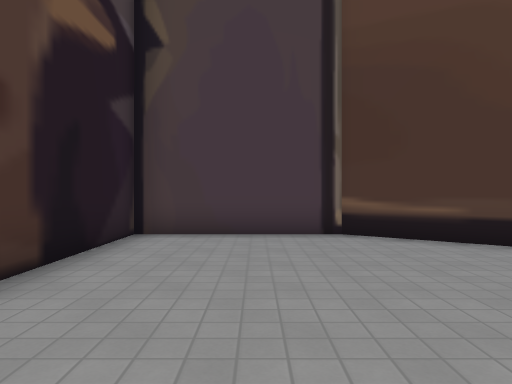
View 1 (above)

23 first-person views from a walk through a level from a Godot 3-D game. The camera is 1.3 m above the floor, looks level and sees 70° across. The floor is counted in squares, 1.5 m on a side. Each view is taken from the middle of a square. On the plan, view 1 faces up. The plan holds only what a view shows up to about 12 squares ahead; the rest is blank. The place goes on beyond the plan. Characters and animated objects are not drawn. Some surface patterns are stand-ins.

View 2
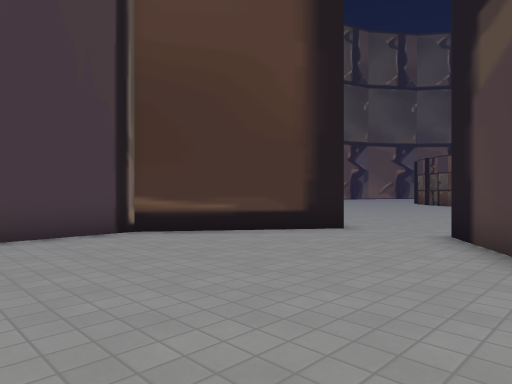

View 3
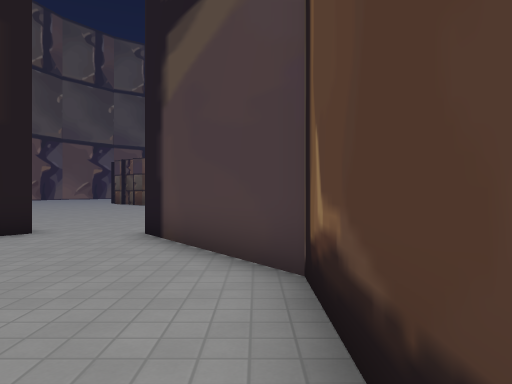

View 4
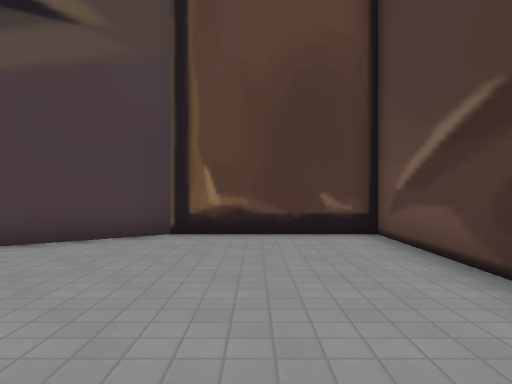

View 5
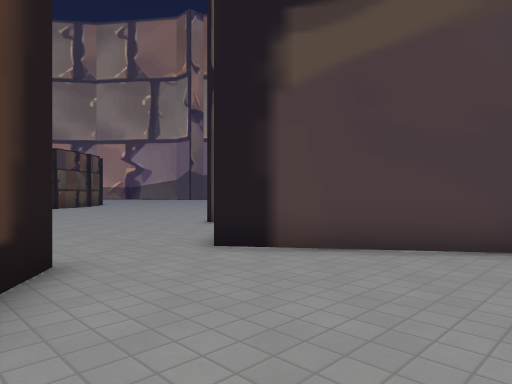

View 6
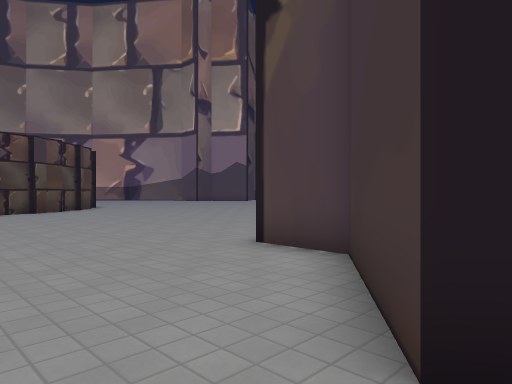

View 7
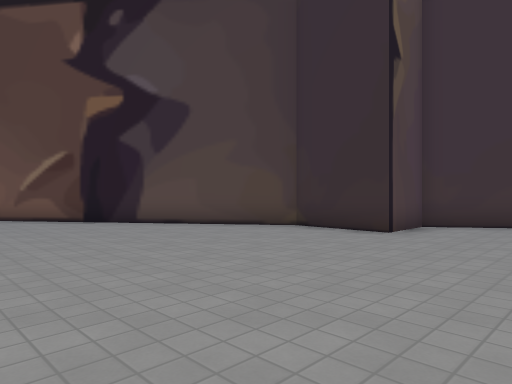

View 8
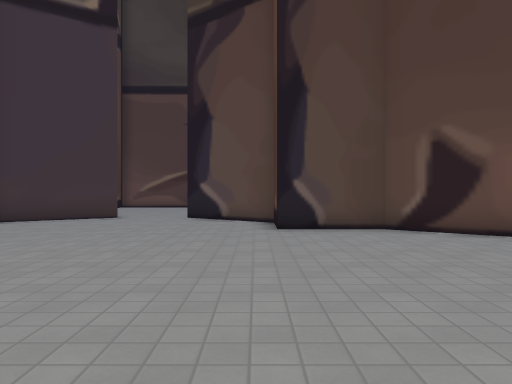

View 9
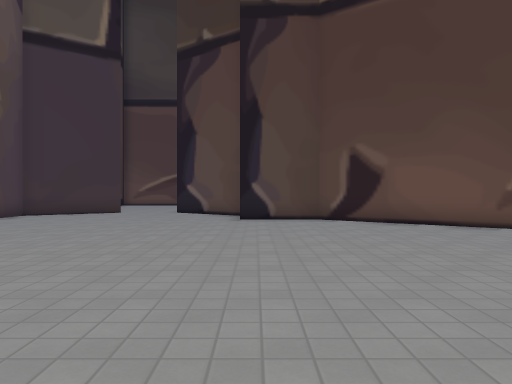

View 10
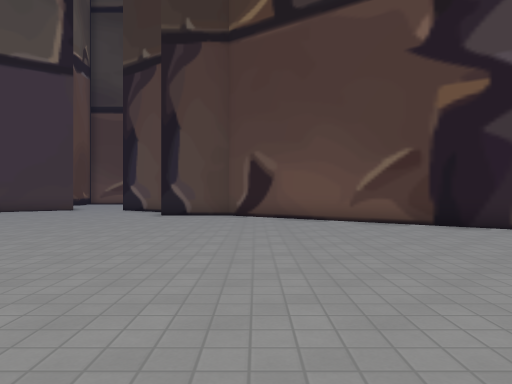

View 11
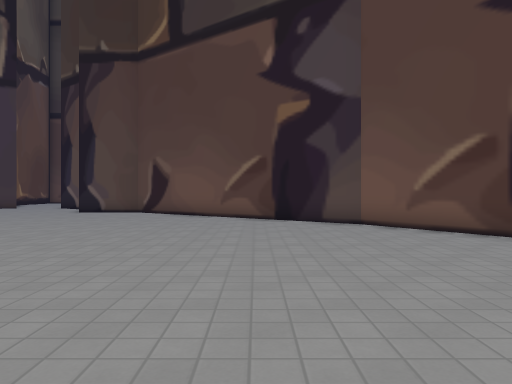

View 12
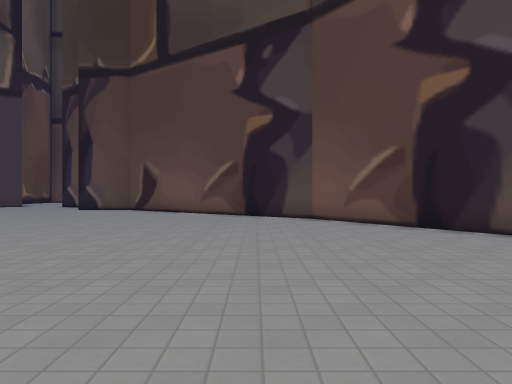

View 13
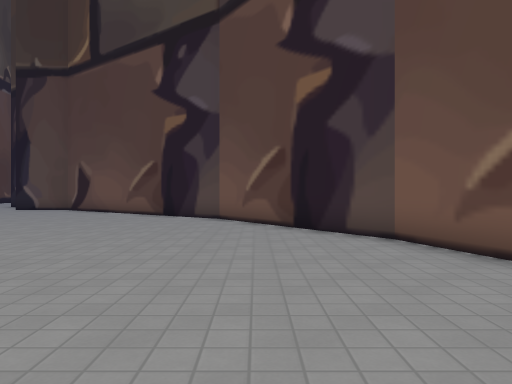

View 14
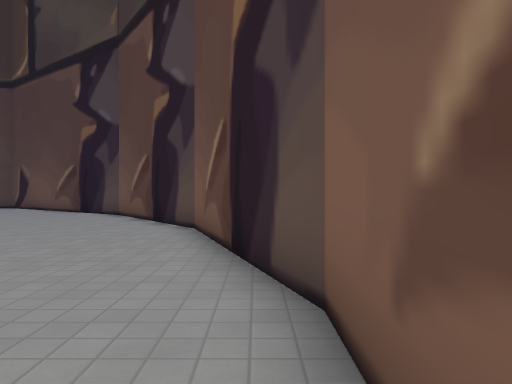

View 15
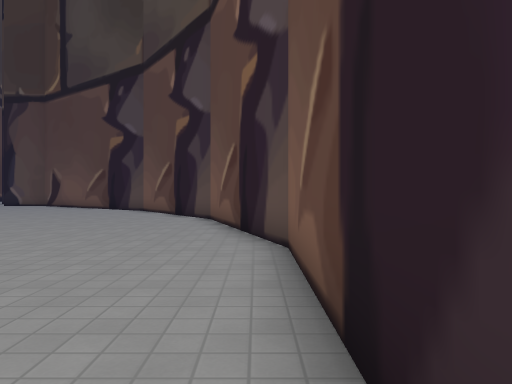

View 16
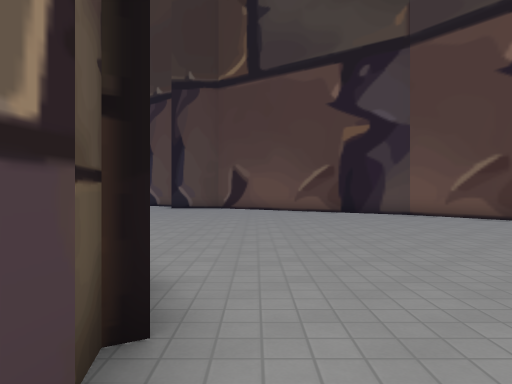

View 17
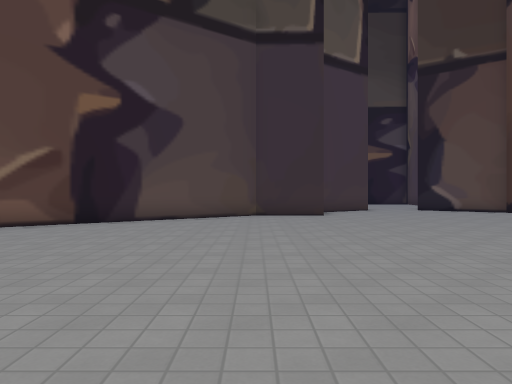

View 18
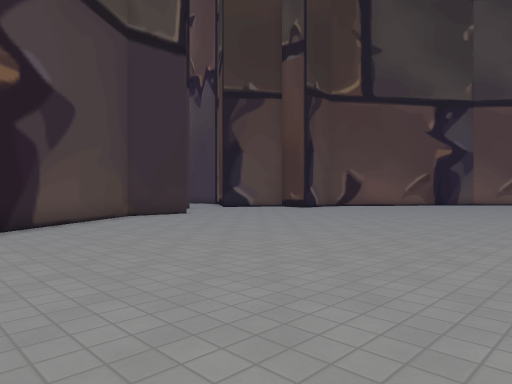

View 19
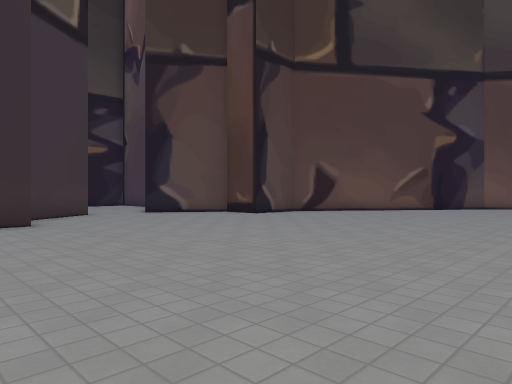

View 20
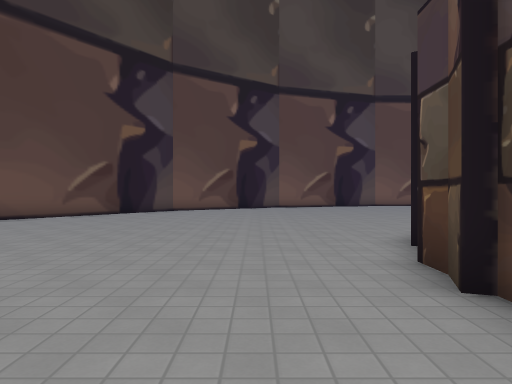

View 21
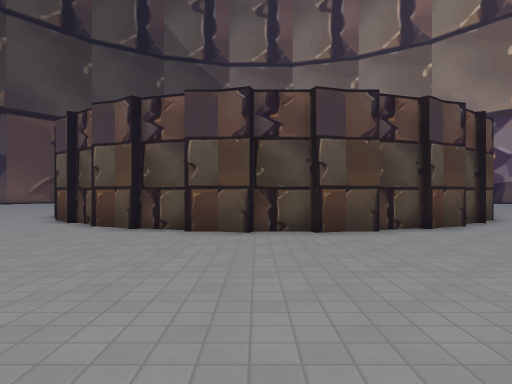

View 22
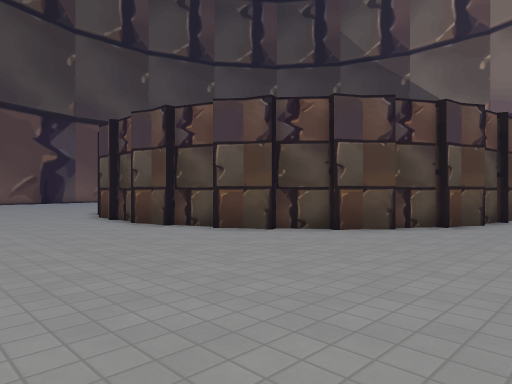

View 23
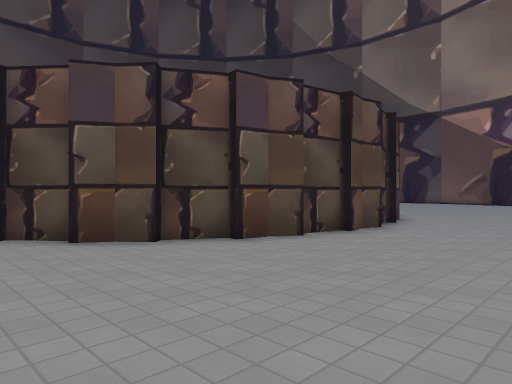

### Floor plan
Points are (right, up) in squares from view 1. A wall is a line through its corners. A room is listed if a view was taken in it or the views show most of it. See-through windows are left out.
Room 1 (views 1, 2, 3, 4, 5)
walls: (5.6, 4.7) (1.8, 7.5) (-2.5, 7.5) (-2.5, -0.5) (1.8, -0.5) (5.6, 2.3)
ways out: opening at (5.5, 3.5) to room 2
Room 2 (views 6, 7, 8, 9, 10, 11, 12, 13, 14, 15, 16, 17, 18, 19, 20, 21, 22, 23)
walls: (21.3, 5.6) (21.7, 6.8); (21.4, 6.8) (22, 7.5) (22.2, 8.2); (20.7, 4.1) (21, 4.8) (21, 5.6); (21, 2.7) (21, 4.1); (22.7, 8.4) (23.3, 9); (21, 1.2) (21, 2) (20.8, 2.8); (23.8, 9.6) (24.3, 10.2); (21.7, 0.1) (21.3, 1.3); (22.2, -1.4) (22, -0.6) (21.5, 0); (26.9, 11.1) (27.4, 11.2); (23.3, -2.2) (22.4, -1.2); (24.3, -3.4) (23.8, -2.7) (23.1, -2.3); (25.5, -3.8) (24.5, -3.1); (26.8, -4.5) (26.2, -4.1) (25.5, -4); (28.3, -4.5) (27.1, -4.3); (29.8, -4.8) (29, -4.6) (28.2, -4.8); (5.6, 2.3) (7.7, -0.5) (9.5, -0.5) (9.5, -3) (14.3, -9.6); (31.4, 23.5) (26.3, 23.5) (20.3, 21.5) (15.2, 17.8) (9.5, 10) (9.5, 7.5) (7.7, 7.5) (5.9, 5.1)
ways out: opening at (5.5, 3.5) to room 1

Where each view was taken, in squares from view 1:
view 1: 0 up, 0 right, facing up
view 2: 0 up, 2 left, facing up-right
view 3: 0 up, 2 left, facing right
view 4: 7 up, 0 right, facing down
view 5: 6 up, 1 right, facing down-right
view 6: 4 up, 5 right, facing down-right
view 7: 3 up, 17 right, facing down-left
view 8: 7 up, 18 right, facing left
view 9: 8 up, 21 right, facing left
view 10: 11 up, 23 right, facing left
view 11: 15 up, 25 right, facing left
view 12: 16 up, 27 right, facing left
view 13: 19 up, 27 right, facing left
view 14: 23 up, 29 right, facing left
view 15: 23 up, 32 right, facing left
view 16: 12 up, 29 right, facing left
view 17: 3 down, 23 right, facing left
view 18: 9 down, 22 right, facing up-left
view 19: 3 down, 20 right, facing up-left
view 20: 1 up, 19 right, facing up
view 21: 4 up, 13 right, facing right
view 22: 7 down, 16 right, facing up-right
view 23: 9 down, 21 right, facing up-right
